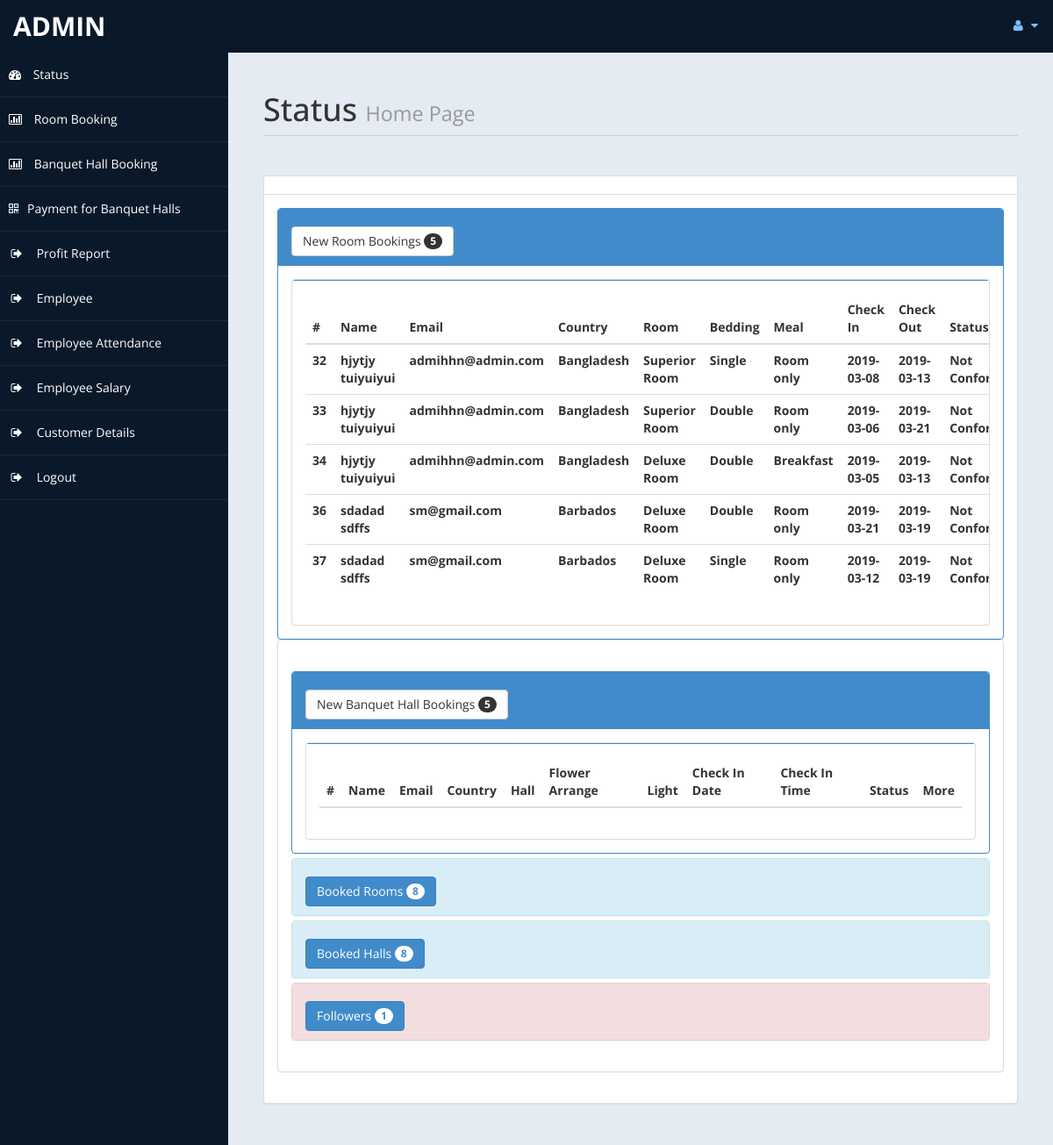
The page /admin/home.php (signed in) on the database its author committed.
### tables this page shows
CREATE TABLE `roombook` (
  `id` int(10) UNSIGNED NOT NULL,
  `Title` varchar(5) DEFAULT NULL,
  `FName` text,
  `LName` text,
  `Email` varchar(50) DEFAULT NULL,
  `National` varchar(30) DEFAULT NULL,
  `Country` varchar(30) DEFAULT NULL,
  `Phone` text,
  `TRoom` varchar(20) DEFAULT NULL,
  `Bed` varchar(10) DEFAULT NULL,
  `NRoom` varchar(2) DEFAULT NULL,
  `Meal` varchar(15) DEFAULT NULL,
  `cin` date DEFAULT NULL,
  `cout` date DEFAULT NULL,
  `stat` varchar(15) DEFAULT NULL,
  `nodays` int(11) DEFAULT NULL
);

### admin/home.php (the view, shortened to what this page needs)
<!DOCTYPE html>
<html xmlns="http://www.w3.org/1999/xhtml">
<head>
    <link href="assets/css/bootstrap.css" rel="stylesheet" />
    <link href="assets/css/font-awesome.css" rel="stylesheet" />
    <link href="assets/js/morris/morris-0.4.3.min.css" rel="stylesheet" />
    <link href="assets/css/custom-styles.css" rel="stylesheet" />
</head>
<body>
    <div id="wrapper">
        <nav class="navbar navbar-default top-navbar" role="navigation">
            <div class="navbar-header">
                <a class="navbar-brand" href="home.php"> <?php echo $_SESSION["user"]; ?> </a>
            </div>
            <ul class="nav navbar-top-links navbar-right">
                <li class="dropdown">
                    <a class="dropdown-toggle" data-toggle="dropdown" href="#" aria-expanded="false">
                        <i class="fa fa-user fa-fw"></i> <i class="fa fa-caret-down"></i>
                    </a>
                </li>
            </ul>
        </nav>
        <?php include('includes/sidebar.php'); ?>
        <div id="page-wrapper">
            <div id="page-inner">
                <div class="row">
                    <div class="col-md-12">
                        <h1 class="page-header">
                            Status <small>Home Page</small>
                        </h1>
                    </div>
                </div>
				<?php
						include ('db.php');
						$sql = "select * from roombook";
						$re = mysqli_query($con,$sql);
						$c =0;
						while($row=mysqli_fetch_array($re) )
						{
								$new = $row['stat'];
								if($new=="Not Conform")
								{
									$c = $c + 1;
								}
						}
				?>
					<div class="row">
                <div class="col-md-12">
                    <div class="panel panel-default">
                        <div class="panel-heading">
                        </div>
                        <div class="panel-body">
                            <div class="panel-group" id="accordion">
							<div class="panel panel-primary">
                                    <div class="panel-heading">
                                        <h4 class="panel-title">
                                            <a data-toggle="collapse" data-parent="#accordion" href="#collapseTwo">
											<button class="btn btn-default" type="button">
												 New Room Bookings  <span class="badge"><?php echo $c ; ?></span>
											</button>
											</a>
                                        </h4>
                                    </div>
                                    <div id="collapseTwo" class="panel-collapse in" style="height: auto;">
                                        <div class="panel-body">
                                           <div class="panel panel-default">
                        <div class="panel-body">
                            <div class="table-responsive">
                                <table class="table">
                                    <thead>
                                        <tr>
                                            <th>#</th>
                                            <th>Name</th>
                                            <th>Email</th>
                                            <th>Country</th>
											<th>Room</th>
											<th>Bedding</th>
											<th>Meal</th>
											<th>Check In</th>
											<th>Check Out</th>
											<th>Status</th>
                                        </tr>
                                    </thead>
                                    <tbody>
									<?php
									$tsql = "select * from roombook";
									$tre = mysqli_query($con,$tsql);
									while($trow=mysqli_fetch_array($tre) )
									{
										$co =$trow['stat'];
										if($co=="Not Conform")
										{
											echo"<tr>
												<th>".$trow['id']."</th>
												<th>".$trow['FName']." ".$trow['LName']."</th>
												<th>".$trow['Email']."</th>
												<th>".$trow['Country']."</th>
												<th>".$trow['TRoom']."</th>
												<th>".$trow['Bed']."</th>
												<th>".$trow['Meal']."</th>
												<th>".$trow['cin']."</th>
												<th>".$trow['cout']."</th>
												<th>".$trow['stat']."</th>
												<th><a href='roombook.php?rid=".$trow['id']." ' class='btn btn-primary'>Action</a></th>
												</tr>";
										}
									}
									?>
                                    </tbody>
                                </table>
                            </div>
                        </div>
                    </div>
                                        </div>
                                    </div>
                                </div>
                                <div class="row">
                <div class="col-md-12">
                    <div class="panel panel-default">
                        <div class="panel-heading">
                        </div>
                        <div class="panel-body">
                            <div class="panel-group" id="accordion">
							<div class="panel panel-primary">
                                    <div class="panel-heading">
                                        <h4 class="panel-title">
                                            <a data-toggle="collapse" data-parent="#accordion" href="#collapseTwo">
											<button class="btn btn-default" type="button">
												 New Banquet Hall Bookings  <span class="badge"><?php echo $c ; ?></span>
											</button>
											</a>
                                        </h4>
                                    </div>
                                    <div id="collapseTwo" class="panel-collapse in" style="height: auto;">
                                        <div class="panel-body">
                                           <div class="panel panel-default">
                        <div class="panel-body">
                            <div class="table-responsive">
                                <table class="table">
                                    <thead>
                                        <tr>
                                            <th>#</th>
                                            <th>Name</th>
                                            <th>Email</th>
                                            <th>Country</th>
											<th>Hall</th>
											<th>Flower Arrange</th>
											<th>Light</th>
											<th>Check In Date</th>
											<th>Check In Time</th>
											<th>Status</th>
											<th>More</th>
                                        </tr>
                                    </thead>
                                </table>
                            </div>
                        </div>
                    </div>
                                        </div>
                                    </div>
                                </div>
								<?php
								$rsql = "SELECT * FROM `banquetbook`";
								$rre = mysqli_query($con,$rsql);
								$r =0;
								while($row=mysqli_fetch_array($rre) )
								{
										$br = $row['stat'];
										if($br=="Conform")
										{
											$r = $r + 1;
										}
								}
								?>
                                <div class="panel panel-info">
                                    <div class="panel-heading">
                                        <h4 class="panel-title">
                                            <a data-toggle="collapse" data-parent="#accordion" href="#collapseOne" class="collapsed">
											<button class="btn btn-primary" type="button">
												 Booked Rooms  <span class="badge"><?php echo $r ; ?></span>
											</button>
											</a>
                                        </h4>
                                    </div>
                                </div>
                                <div class="panel panel-info">
                                    <div class="panel-heading">
                                        <h4 class="panel-title">
                                            <a data-toggle="collapse" data-parent="#accordion" href="#collapseOne" class="collapsed">
											<button class="btn btn-primary" type="button">
												 Booked Halls  <span class="badge"><?php echo $r ; ?></span>
											</button>
											</a>
                                        </h4>
                                    </div>
                                </div>
                                <?php
								$fsql = "SELECT * FROM `contact`";
								$fre = mysqli_query($con,$fsql);
								$f =0;
								while($row=mysqli_fetch_array($fre) )
								{
										$f = $f + 1;
								}
								?>
                                <div class="panel panel-danger">
                                    <div class="panel-heading">
                                        <h4 class="panel-title">
                                            <a data-toggle="collapse" data-parent="#accordion" href="#collapseThree" class="collapsed">
											<button class="btn btn-primary" type="button">
												 Followers  <span class="badge"><?php echo $f ; ?></span>
											</button>
											</a>
                                        </h4>
                                    </div>
                                    </div>
                                </div>
                            </div>
                        </div>
                    </div>
                </div>
            </div>
            </div>
        </div>
    </div>
</body>
</html>

### admin/assets/css/custom-styles.css (style rules this page uses)
body { font-family: 'Open Sans', sans-serif; }
#wrapper { width: 100%; background:#09192A; }
#page-wrapper { padding: 15px 15px; min-height: 600px; background:#E5EBF2; }
#page-inner { width:100%; margin:10px 20px 10px 0px; background-color:transparent; padding:10px; min-height:1200px; }
h1, .h1, h2, .h2, h3, .h3 { margin-top: 7px; margin-bottom: -5px; }
h4 { padding-top:10px; }
.page-header { padding-bottom: 9px; margin: 10px 0 45px; border-bottom: 1px solid #C7D1DD; }
.panel-default > .panel-heading { color: #000; background-color: #FFFFFF; border-color: #ddd; font-weight:bold; }
.top-navbar { margin:0px; }
.top-navbar .navbar-brand { color: #fff; width: 260px; text-align: left; height: 60px; font-size: 30px; font-weight: 700; text-transform: uppercase; line-height: 30px; }
.top-navbar .nav > li { position: relative; display: inline-block; }
.top-navbar .nav > li > a { position: relative; display: block; padding: 19px 15px; color: #77C0FD; }
.top-navbar { background:#09192A; border-bottom:none; }
.top-navbar .nav > li > a > i { margin-right: 2px; }
.navbar-default { border:0px solid black; }
.navbar-header { background: #09192A; }
.nav > li > a > i { margin-right:10px; }
@media (min-width:768px) { #page-wrapper { margin: 0 0 0 260px; padding: 15px 30px; min-height: 1200px; } }
@media (min-width:768px) { .navbar { border-radius: 0px; } }

### rows shown on the page
roombook: id "32", FName "hjytjy", LName "tuiyuiyui", Email "admihhn@admin.com", Country "Bangladesh", TRoom "Superior Room", Bed "Single", Meal "Room only", cin "2019-03-08", cout "2019-03-13", stat "Not…"
roombook: id "33", FName "hjytjy", LName "tuiyuiyui", Email "admihhn@admin.com", Country "Bangladesh", TRoom "Superior Room", Bed "Double", Meal "Room only", cin "2019-03-06", cout "2019-03-21", stat "Not…"
roombook: id "34", FName "hjytjy", LName "tuiyuiyui", Email "admihhn@admin.com", Country "Bangladesh", TRoom "Deluxe Room", Bed "Double", Meal "Breakfast", cin "2019-03-05", cout "2019-03-13", stat "Not…"
roombook: id "36", FName "sdadad", LName "sdffs", Email "sm@gmail.com", Country "Barbados", TRoom "Deluxe Room", Bed "Double", Meal "Room only", cin "2019-03-21", cout "2019-03-19", stat "Not…"
roombook: id "37", FName "sdadad", LName "sdffs", Email "sm@gmail.com", Country "Barbados", TRoom "Deluxe Room", Bed "Single", Meal "Room only", cin "2019-03-12", cout "2019-03-19", stat "Not…"

### other values the page prints
$_SESSION["user"] "ADMIN"
$c "5"
$r "8"
$f "1"
